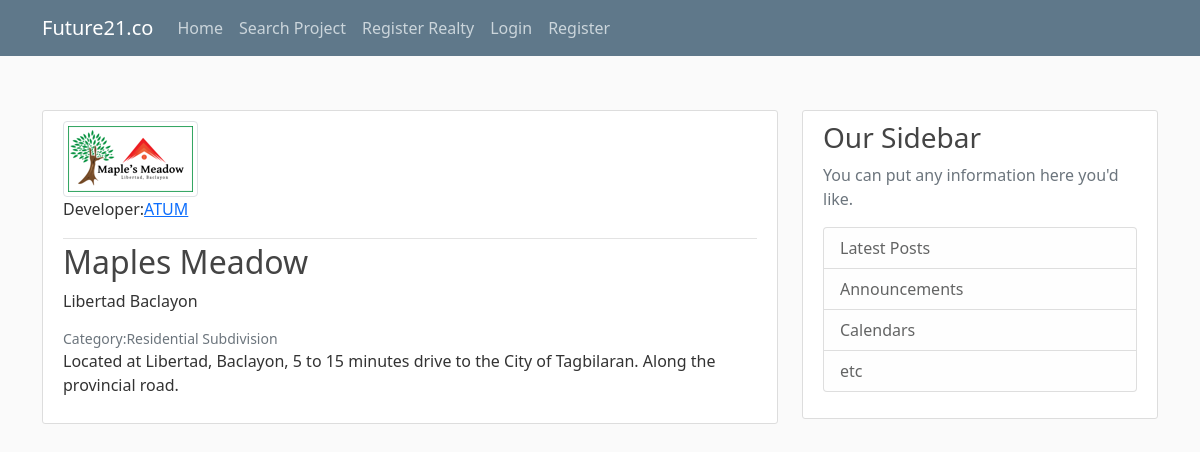
The app's page /project/1 with its own data.
### main/models.py (models this page shows, shortened)
class Project(db.Model):
    __searchable__ = ['name', 'description','location', 'category']
    id = db.Column(db.Integer, primary_key=True, nullable=False)
    name = db.Column(db.String(60), unique=True, nullable=False)
    category = db.Column(db.String(50), nullable=False)
    location = db.Column(db.String(60), nullable=False)
    description = db.Column(db.Text, nullable=False)
    owner = db.Column(db.String(60), nullable=False)
    image_file = db.Column(db.String(20), nullable=False, default='default.png')
    date_posted= db.Column(db.DateTime, nullable=False, default=datetime.utcnow)
    user_id = db.Column(db.Integer, db.ForeignKey('user.id'),nullable=False)
    products = db.relationship('Product', backref='product', lazy=True)

### main/routes.py (the view)
@app.route('/project/<int:proj_id>')
def project(proj_id):
    project = Project.query.get_or_404(proj_id)
    return render_template('project.html',title=project.name, project=project)

### main/templates/project.html (shortened to what this page needs)
{% extends "base.html" %}
{%block content %}
<article class="media content-section">
    <div class="media">
        <img class="img-thumbnail" src="{{ url_for('static', filename='profilepics/' + project.image_file) }}" />
    </div>
    <div class="media-body">
    <div class="article-metadata">
            <p>Developer:<a class="mr-2" href="#">{{ project.owner }}</a></p>
        </div>
        <h2 class="article-title">{{ project.name }}</h2>
        <p class="article-content">{{ project.location }}</p>
        <small class="text-muted">Category:{{ project.category }}</small>
        <p class="article-content">{{ project.description }}</p>
    </div>
</article>
{% endblock %}

### main/static/main.css (style rules this page uses)
body { background: #fafafa; color: #333333; margin-top: 5rem; }
h1, h2, h3, h4, h5, h6 { color: #444444; }
.content-section { background: #ffffff; padding: 10px 20px; border: 1px solid #dddddd; border-radius: 3px; margin-bottom: 20px; }
.article-title { color: #444444; }
.article-content { white-space: pre-line; }
.article-metadata { padding-bottom: 1px; margin-bottom: 4px; border-bottom: 1px solid #e3e3e3 }
body { padding-top: 30px; }
small { display: block; line-height: 1.428571429; color: #999; }

### records on screen
Project: image_file (picture), owner "ATUM", name "Maples Meadow", location "Libertad Baclayon", category "Residential Subdivision", description "Located at Libertad, Baclayon, 5 to 15 minutes drive to the City of Tagbilaran. Along the provincial road."
